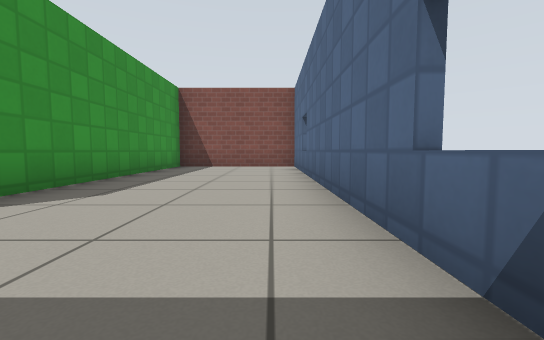
[1] (above)

12 first-person views from a walk through a world built for the Gazebo simulator. The camera is 0.5 m above the floor, tilts 4° down and sees 90° across. The floor is counted in squares, 1 m on a side. Each view is taken from the middle of a square. On the plan, view 1 faces up. The plan holds only what a view shows up to about 9 squares ahead; the rest is blank. Simple patterns stand in for the simulator's built-in surfaces.

[2]
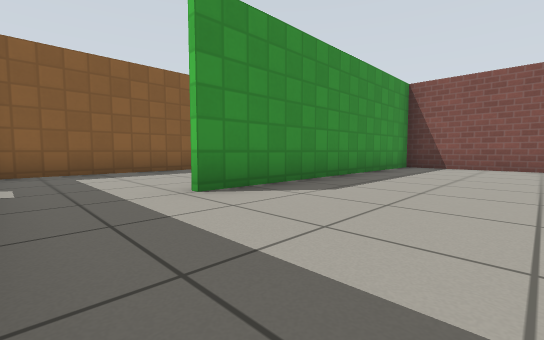

[3]
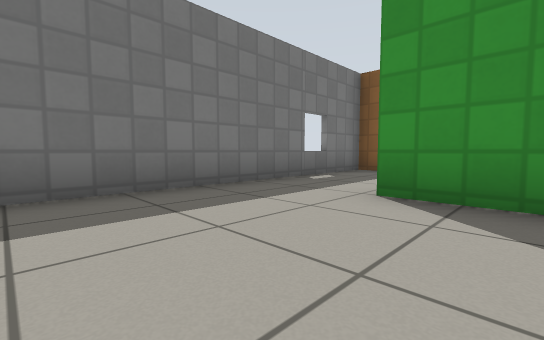

[4]
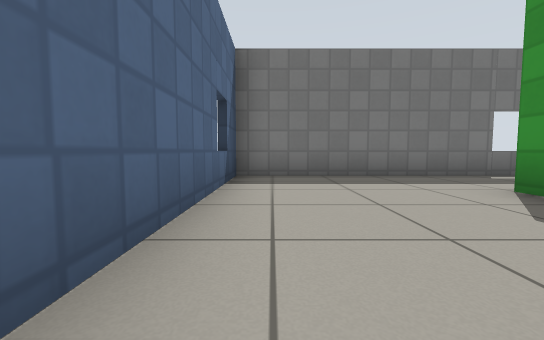

[5]
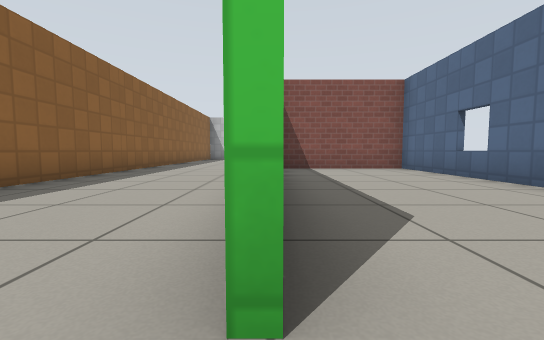

[6]
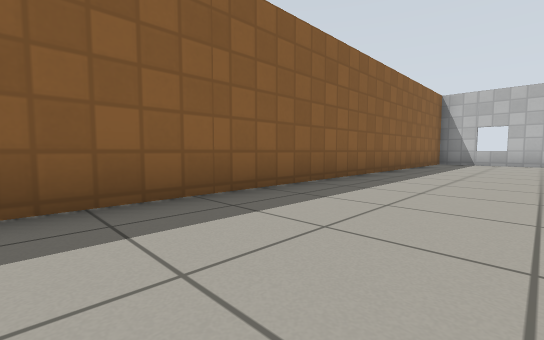

[7]
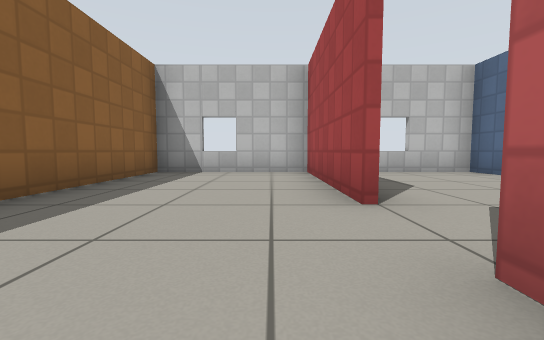

[8]
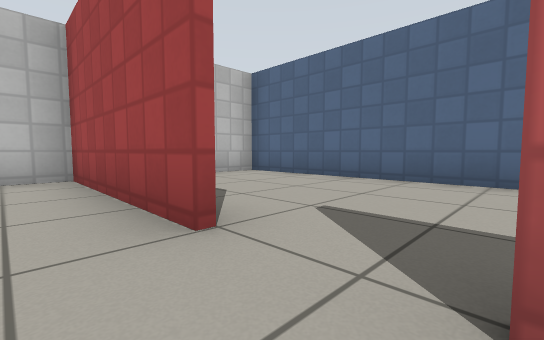

[9]
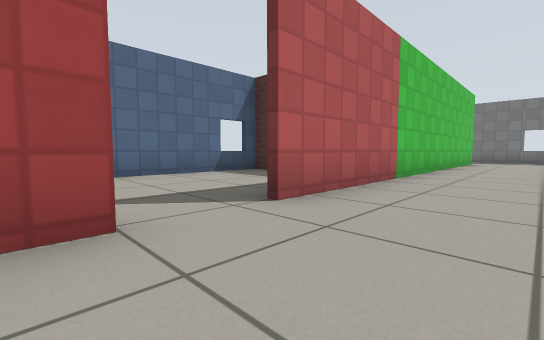

[10]
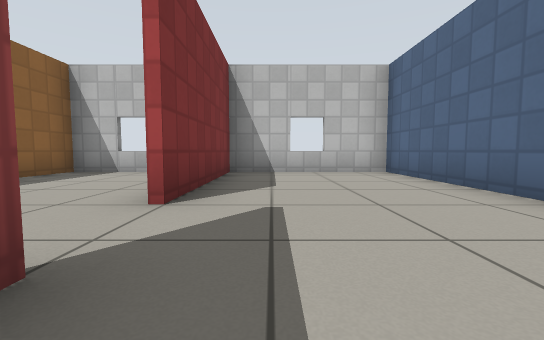

[11]
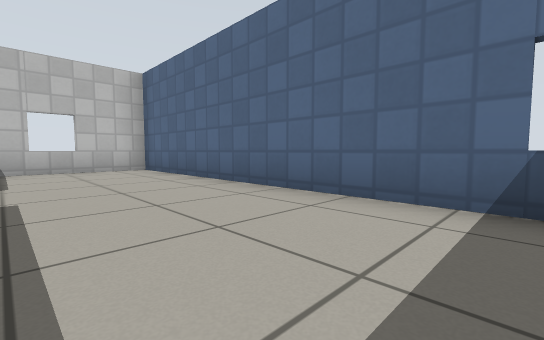

[12]
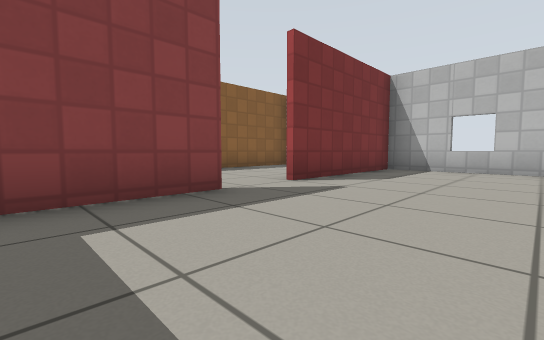

### Floor plan
Points are (right, up) in squares from view 1. A wall is a line through its corners. A room is listed if a view was taken in it or the views show most of it. See-through windows are left out.
Room 1 (views 1, 2, 3, 4, 5)
walls: (0.7, 8.8) (-3, 8.8) (-3, 1.6); (-3.5, -0.5) (0.7, -0.5) (0.7, 9)
ways out: opening at (-3, 0.5) to room 2
Room 2 (views 6, 7, 8, 9)
walls: (-3.1, 13.5) (-3.1, 17.5); (-3.1, 3) (-3.1, 12.1); (-3, 17.5) (-6.7, 17.5) (-6.7, -0.5) (-3.5, -0.5)
ways out: opening at (-3, 0.5) to room 1; opening at (-3, 13) to room 3
Room 3 (views 10, 11, 12)
walls: (-3, 12.1) (-3, 9.9); (0.1, 8.9) (0.7, 8.9); (0.7, 9) (0.7, 17.5) (-3, 17.5) (-3, 13.5)
ways out: opening at (-3, 13) to room 2

Positions as (right, up) in squares from view 1, and headings:
1: (0, 0), facing up
2: (0, 0), facing up-left
3: (0, 3), facing down-left
4: (0, 5), facing down
5: (-3, 1), facing up
6: (-4, 6), facing up-left
7: (-4, 11), facing up
8: (-4, 12), facing up-right
9: (-5, 14), facing down-right
10: (-2, 11), facing up
11: (-2, 10), facing up-right
12: (0, 10), facing up-left
